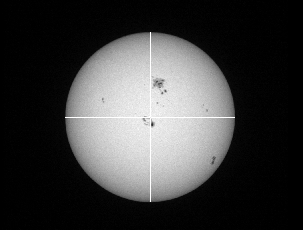
#> input picture tests/images/LimbDark_marked.png, 303 x 230 px, shrunk from 1364 x 1035 before the run
$ python radial_slicer.py   (older library calls are emulated)
#> lines starting #> are read from the running program, lines starting #| are printed output that depends on the picture; after the words box and inside, x2 and y2 are one past the last pixel; in counts of white or black regions, pixels touching at a corner belong together
### disk_analyzer.py
# import numpy as np
import cv2


def analyze_disk(img, threshold=10):
    """Finds the center and radius of a single solar disk present in the supplied image.

    Uses cv2.inRange, cv2.findContours and cv2.minEnclosingCircle to determine the centre and
    radius of the solar disk present in the supplied image.

    Args:
        img (numpy.ndarray): greyscale image containing a full, single solar disk against a background that is below `threshold`.
        threshold (int): threshold of min pixel value to include in the solar disk

    Returns:
        tuple: center coordinates in x,y form (int)
        int: radius
    """
    if img is None:
        raise TypeError("img argument is None - check that the path of the loaded image is correct.")

    if len(img.shape) > 2:
        raise TypeError("Expected single channel (grayscale) image.")

    blur = cv2.GaussianBlur(img, (5, 5), 0)
    mask = cv2.inRange(blur, threshold, 255)
    img_mod, contours, hierarchy = cv2.findContours(mask, cv2.RETR_EXTERNAL, cv2.CHAIN_APPROX_SIMPLE)

    # find and use the biggest contour
    r = 0
    for cnt in contours:
        (c_x, c_y), c_r = cv2.minEnclosingCircle(cnt)
        # cv2.circle(img, (round(c_x), round(c_y)), round(c_r), (255, 255, 255), 2)
        if c_r > r:
            x = c_x
            y = c_y
            r = c_r

    # print("Number of contours found: {}".format(len(contours)))
    # cv2.imwrite("out/disk_analyzer/mask.png", mask)
    # cv2.imwrite("out/disk_analyzer/circled_contours.png", img)

    if x is None:
        raise RuntimeError("No disks detected in the image.")

    return (round(x), round(y)), round(r)


# [18 lines that do not run on import are left out]

### radial_slicer.py
import numpy as np
from scipy.ndimage.interpolation import rotate


def radial_slice(img, center, radius, slices=20):
    # radius = int(radius * 1.05)  # give us some headroom to ensure the limb isn't clipped
    radius = radius + 10  # TODO: determine radius to use based on min of radius*1.05 and center->img_edge (up/down/left/right)
    stack = np.zeros((slices, radius), img.dtype)

    # TODO: optimize to look both left and right from center for each rotation - place cnt->r in stack[i] and cnt->-r in stack[-i]?
    for i in range(slices):
        matrix = cv2.getRotationMatrix2D(center=(center[0], center[1]), angle=(i * (360 / slices)), scale=1)
        rotated = cv2.warpAffine(img, matrix, (img.shape[1], img.shape[0]))
        # rotated = rotate(input=img, angle=(i * (360 / slices)), reshape=False)
        stack[i, :] = rotated[center[1], center[0]:center[0] + radius]
        # cv2.imwrite("out/radial_slicer/rotation/rotated{}.png".format(i), rotated)  # can be used to create animations
        # plt.plot(stack[i, :])

    return stack


if __name__ == "__main__":
    import cv2
    import matplotlib.pyplot as plt
    import disk_analyzer

    path1 = "tests/images/20170315_130000_4096_HMIIC_-watermark_small.jpg"
    path2 = "tests/images/20170315_130000_4096_HMIIC_-watermark_small_offset.jpg"
    path3 = "tests/images/20170315_aberystwyth_combined.jpg"
    path4 = "tests/images/20170315_aberystwyth_combined_square.jpg"
    path5 = "tests/images/LimbDark.png"
    path6 = "tests/images/LimbDark_marked.png"

    image = cv2.imread(path6, cv2.IMREAD_GRAYSCALE)
#> image is the input picture: shape (230, 303); min 0, max 255, mean 61.2

    center, radius = disk_analyzer.analyze_disk(img=image.copy(), threshold=20)
#> in analyze_disk, `mask = cv2.inRange(blur, threshold, 255)`:
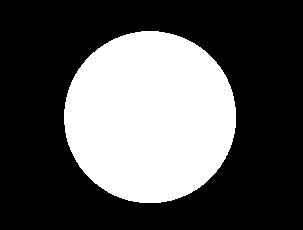
#> mask: shape (230, 303); 33.4% white; 1 white region
#> in analyze_disk, `img_mod, contours, hierarchy = cv2.findContours(mask, cv2.RETR_EXTERNA..`: contours = 1 contour; box (x1, y1, x2, y2) and area: (64, 31, 236, 203) 23019
#> the loop in analyze_disk, `for cnt in contours:` made 1 pass
#> (c_x, c_y, c_r, x, y, r) on pass 1: (149.6, 116.6, 86.14, 149.6, 116.6, 86.14)
#> after the loop in analyze_disk, `for cnt in contours:`: r = 86.14; x = 149.6; y = 116.6
#> center = (150, 117); radius = 86

    print("min enclosing circle x,y: {},{}".format(center[0], center[1]))
#| min enclosing circle x,y: 150,117
    print("min enclosing circle radius: {}".format(radius))
#| min enclosing circle radius: 86

    cv2.imwrite("out/radial_slicer/input_image.png", image)

    from timeit import default_timer as timer
    start = timer()
    image_sliced = radial_slice(img=image, center=center, radius=radius, slices=100)
#> in radial_slice, `radius = radius + 10`: radius = 96
#> the loop in radial_slice, `for i in range(slices):` made 100 passes
#> matrix on passes 1 to 12: [[1, 0, 0], [0, 1, 0]], [[0.998, 0.0628, -7.05], [-0.0628, 0.998, 9.65]], [[0.992, 0.125, -13.48], [-0.125, 0.992, 19.72]], [[0.982, 0.187, -19.27], [-0.187, 0.982, 30.18]], [[0.969, 0.249, -24.38], [-0.249, 0.969, 40.98]], [[0.951, 0.309, -28.81], [-0.309, 0.951, 52.08]], [[0.93, 0.368, -32.54], [-0.368, 0.93, 63.43]], [[0.905, 0.426, -35.54], [-0.426, 0.905, 75]], [[0.876, 0.482, -37.81], [-0.482, 0.876, 86.74]], [[0.844, 0.536, -39.34], [-0.536, 0.844, 98.59]], [[0.809, 0.588, -40.12], [-0.588, 0.809, 110.5]], [[0.771, 0.637, -40.16], [-0.637, 0.771, 122.5]]
#> after the loop in radial_slice, `for i in range(slices):`:
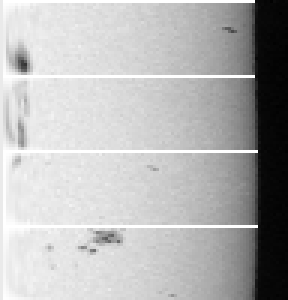
#> stack: shape (100, 96) (shown 3 times larger); min 1, max 255, mean 181.4
    end = timer()
    print(end - start)

    median = np.median(image_sliced, axis=0)
#> median = 96 values, max 247 at index 1, min 4 at index 95, mean 181
    plt.plot(median)
    mean = np.mean(image_sliced, axis=0)
#> mean = 96 values, max 243.9 at index 1, min 4.2 at index 95, mean 181.4
    plt.plot(mean)
    plt.show()
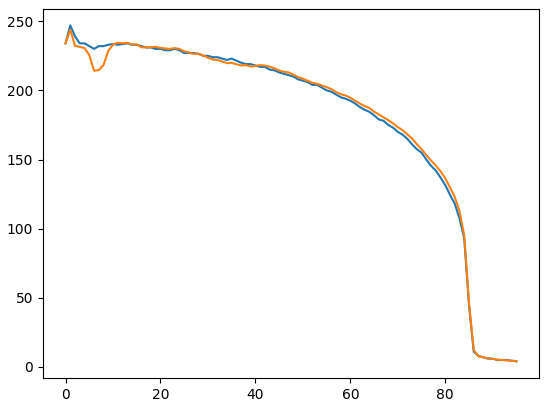
#> figure drawn by matplotlib, 1 panel; curve peaks at x = 1, y = 247; curve peaks at x = 1, y = 243.9

    cv2.imwrite("out/radial_slicer/slices.png", image_sliced)
